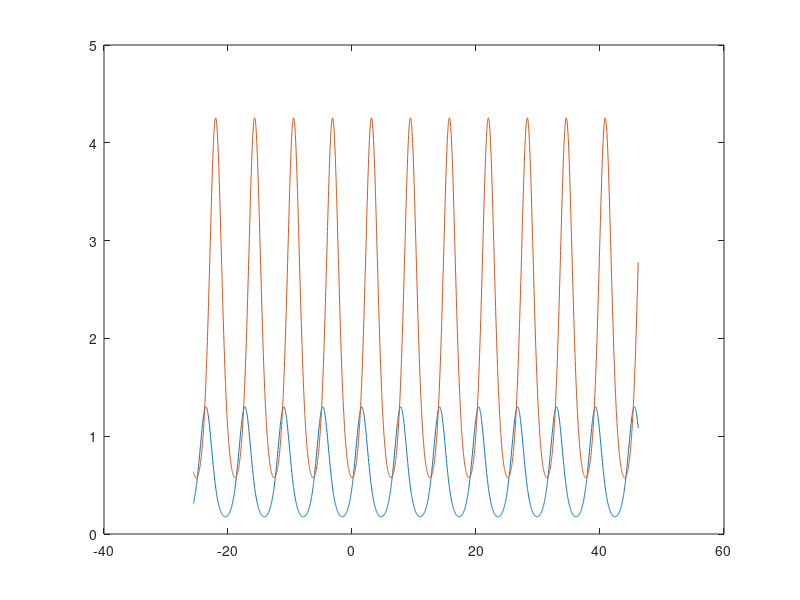

MATLAB code for this plot: (Note: this script raises an error after producing the figure.)

function main()
    fun = @trigbasic;
    size = 2;
    tstart=-100;
    tend=100;
    y0start=1;
    y0end=100;
    events=@eventsbasic;
    mass=[];
    
    choices={'tol','refine','nonnegative','step'};
    fileID = fopen('test.txt','w');
    execute_test(fun,size,tstart,tend,y0start,y0end,events,mass,choices,fileID)
    
    
%     choices={};
%     fileID = fopen('basictest.txt','w');
%     execute_test(fun,size,tstart,tend,y0start,y0end,events,mass,choices,fileID)
%     
%     choices={'tol'};
%     fileID = fopen('toltest.txt','w');
%     execute_test(fun,size,tstart,tend,y0start,y0end,events,mass,choices,fileID)
%     
%     choices={'refine'};
%     fileID = fopen('refinetest.txt','w');
%     execute_test(fun,size,tstart,tend,y0start,y0end,events,mass,choices,fileID)
%     
%     choices={'nonnegative'};
%     fileID = fopen('nntest.txt','w');
%     execute_test(fun,size,tstart,tend,y0start,y0end,events,mass,choices,fileID)
%     
%     choices={'step'};
%     fileID = fopen('basic.txt','w');
%     execute_test(fun,size,tstart,tend,y0start,y0end,events,mass,choices,fileID)
%     
%     choices={'events'};
%     fileID = fopen('eventstest.txt','w');
%     execute_test(fun,size,tstart,tend,y0start,y0end,events,mass,choices,fileID)
%     
%     choices={'massmatrix'};
%     fileID = fopen('massmatrixtest.txt','w');
%     execute_test(fun,size,tstart,tend,y0start,y0end,events,mass,choices,fileID)
%     
%     choices={};
%     fileID = fopen('alltest.txt','w');
%     execute_test(fun,size,tstart,tend,y0start,y0end,events,mass,choices,fileID)
    
end

function execute_test(fun,size,tstart,tend,y0start,y0end,events,mass,choices,textfile)
    succ = false;
    while ~succ
        [y0,tspan]=randInput(size,tstart,tend,y0start,y0end);
        options = odeset();
        te=[];
        ye=[];
        ie=[];
        if any(strcmp(choices,'tol'))
            options = randTol(options,y0)
        end
        if any(strcmp(choices,'refine'))
            options = randRefine(options);
        end
        if any(strcmp(choices,'nonnegative'))
            options = randNN(options,y0);
        end
        if any(strcmp(choices,'step'))
            options = randStep(options);
        end
        if any(strcmp(choices,'events'))
            options = odeset(options,'Events',events);
        end
        if any(strcmp(choices,'massmatrix'))
            options = randMatrix(options,y0);
        end
        if any(strcmp(choices,'massfunctime'))
            options = odeset(options,'Events',mass,'MStateDependence','none');
        end
        if any(strcmp(choices,'massfuncstate'))
            options = odeset(options,'Mass',mass,'MStateDependence','weak');
        end
        try
            if any(strcmp(choices,'events'))
                [t,y,te,ye,ie]=ode45(fun,tspan,y0,options);
            else
                [t,y]=ode45(fun,tspan,y0,options);
            end
            sol=ode45(fun,tspan,y0,options);
            succ = true;
        catch
            warning('Test failed');
        end
    end
    plot(t,y)
    writetext(textfile,sol,tspan,y0,t,y,te,ye,ie);
end



%%
%
%   Write your functions/mass functions here
%
%

function dydt = cosbasic(t,y)
    dydt=[cos(t);2*cos(t)];
end

function dydt = trigbasic(t,y)
    dydt = [y(1)*cos(t);y(2)*sin(t)];
end

function [value,isterminal,direction] = eventsbasic(t,y)
    value = [y(1),y(2)];
    isterminal = [1,0];
    direction = [1,-1];
end

%%



%%
function [y0,tspan] = randInput(size,start,en,y0start,y0end)
    bool = [0,1];
    y0exponent = zeros(1,floor(log10(y0end/y0start))+1);
    y0exponent(1) = y0start;
    for i = 2:length(y0exponent)
        y0exponent(i) = y0exponent(i-1)*10;
    end
    y0=zeros(size,1);
    for i=1:size
        y0(i) = rand * randsample(y0exponent,1);
    end
    if randsample(bool,1)
        t0= start + (en-start) .* rand;
        tend = t0 +(en-t0) .* rand;
        tspan = [t0,tend];
    elseif randsample(bool,1)
        t0= start + (en-start) .* rand;
        tend = t0 +(en-t0) .* rand;
        space = 1/ (50 + (1000-50) *rand);
        tspan = [t0:space:tend];
    else
        t0= start + (en-start) .* rand;
        tend = t0 +(en-t0) .* rand;
        space = 1 / (50 + (1000-50) *rand);
        num = round((tend-t0)/space);
        tspan=sort(rand(1,num)*(tend-t0) + t0);
        
    end
end

function option = randTol(opt,y0)
    bool = [0,1];
    absexponent = [1e-10,1e-9,1e-8,1e-7,1e-6,1e-5,1e-4,1e-3];
    relexponent = [1e-8,1e-7,1e-6,1e-5,1e-4,1e-3,1e-2,1e-1,1];
    randNorm=randsample(bool,1);
    if randNorm
        option=odeset(opt,'NormControl','on');
    else
        option=odeset(opt,'NormControl','off');
    end
    absArray=randsample(bool,1);
    if absArray && ~randNorm
        %randAbs=rand*randsample(absexponent,1);
        randAbs=rand(1,length(y0)).*randsample(absexponent,1)
    else
        randAbs=rand*randsample(absexponent,1);
    end
    option=odeset(option,'AbsTol',randAbs);
    option=odeset(option,'RelTol',rand*randsample(relexponent,1));
end

function option = randRefine(opt)
    option = odeset(opt,'Refine',floor(1 + 20 * rand));
end

function option = randNN(opt,y0)
    bool = [0,1];
    size = length(y0);
    index = [];
    for i = 1:size
        if randsample(bool,1)
            index = [index, i];
        end
    end
    option = odeset(opt,'NonNegative',index);
end

function option = randStep(opt)
    maxexponent = [1e-3,1e-2,1e-1,1,10];
    initexponent = [1e-5,1e-4,1e-3,1e-2,1e-1,1];
    option=odeset(opt,'MaxStep',rand*randsample(maxexponent,1));
    option=odeset(option,'InitialStep',rand*randsample(initexponent,1));
end


function option = randMatrix(opt,y0)
    massexponent = [1e-1,1,1e1];
    size = length(y0);
    mat = zeros(size,size);
    for i = 1:size
        for j = 1:size
            mat(i,j)=rand*randsample(massexponent,1);
        end
    end
    option = odeset(opt,'Mass',mat);
end


%%

%%

function writetext(fileID,sol,tspan,y0,t,y,te,ye,ie)
    
    %Inputs
    fprintf(fileID,'Function:');
    fprintf(fileID,'%s',func2str(sol.extdata.odefun));
    fprintf(fileID,' ');
    fprintf(fileID,'Tspan:');
    fprintf(fileID,'%.15f#',tspan);
    fprintf(fileID,' ');
    fprintf(fileID,'Y0:');
    fprintf(fileID,'%.15f#',y0);
    fprintf(fileID,' ');
    fprintf(fileID,'Varargin:');
    fprintf(fileID,'%.15f#',string(sol.extdata.varargin));
    fprintf(fileID,' ');
    
    %Options
    fprintf(fileID,'RelTol:');
    fprintf(fileID,'%.15f',sol.extdata.options.RelTol);
    fprintf(fileID,' ');
    fprintf(fileID,'AbsTol:');
    fprintf(fileID,'%.15f#',sol.extdata.options.AbsTol);
    fprintf(fileID,' ');
    fprintf(fileID,'NormControl:');
    fprintf(fileID,'%s',sol.extdata.options.NormControl);
    fprintf(fileID,' ');
    fprintf(fileID,'Refine:');
    fprintf(fileID,'%d',sol.extdata.options.Refine);
    fprintf(fileID,' ');
    fprintf(fileID,'Stats:');
    fprintf(fileID,'%s',sol.extdata.options.Stats);
    fprintf(fileID,' ');
    fprintf(fileID,'NonNegative:');
    fprintf(fileID,'%d#',sol.extdata.options.NonNegative);
    fprintf(fileID,' ');
    fprintf(fileID,'Events:');
    if isa(sol.extdata.options.Events,'function_handle')
        fprintf(fileID,'%s',func2str(sol.extdata.options.Events));
    end
    fprintf(fileID,' ');
    fprintf(fileID,'MaxStep:');
    fprintf(fileID,'%.15f',sol.extdata.options.MaxStep);
    fprintf(fileID,' ');
    fprintf(fileID,'InitialStep:');
    fprintf(fileID,'%.15f',sol.extdata.options.InitialStep);
    fprintf(fileID,' ');
    fprintf(fileID,'Mass:');
    if isa(sol.extdata.options.Mass,'function_handle')
        fprintf(fileID,'%s',func2str(sol.extdata.options.Mass));
    else
        fprintf(fileID,'%.15f#',sol.extdata.options.Mass);
    end
    fprintf(fileID,' ');
    fprintf(fileID,'MStateDependence:');
    fprintf(fileID,'%s',sol.extdata.options.MStateDependence);
    fprintf(fileID,' ');

    %Output
    fprintf(fileID,'Tout:');
    fprintf(fileID,'%.15f#',t);
    fprintf(fileID,' ');
    fprintf(fileID,'Yout:');
    fprintf(fileID,'%.15f#',y);
    fprintf(fileID,' ');
    fprintf(fileID,'Nsteps:');
    fprintf(fileID,'%d',sol.stats.nsteps);
    fprintf(fileID,' ');
    fprintf(fileID,'Nfailed:');
    fprintf(fileID,'%d',sol.stats.nfailed);
    fprintf(fileID,' ');
    fprintf(fileID,'Nfevals:');
    fprintf(fileID,'%d',sol.stats.nfevals);
    fprintf(fileID,' ');
    fprintf(fileID,'Teout:');
    if isa(sol.extdata.options.Events,'function_handle')
        fprintf(fileID,'%.15f#',te);
    end
    fprintf(fileID,' ');
    fprintf(fileID,'Yeout:');
    if isa(sol.extdata.options.Events,'function_handle')
        fprintf(fileID,'%.15f#',ye);
    end
    fprintf(fileID,' ');
    fprintf(fileID,'Ieout:');
    if isa(sol.extdata.options.Events,'function_handle')
        fprintf(fileID,'%d#',ie);
    end
    fprintf(fileID,'\n');
    
end
